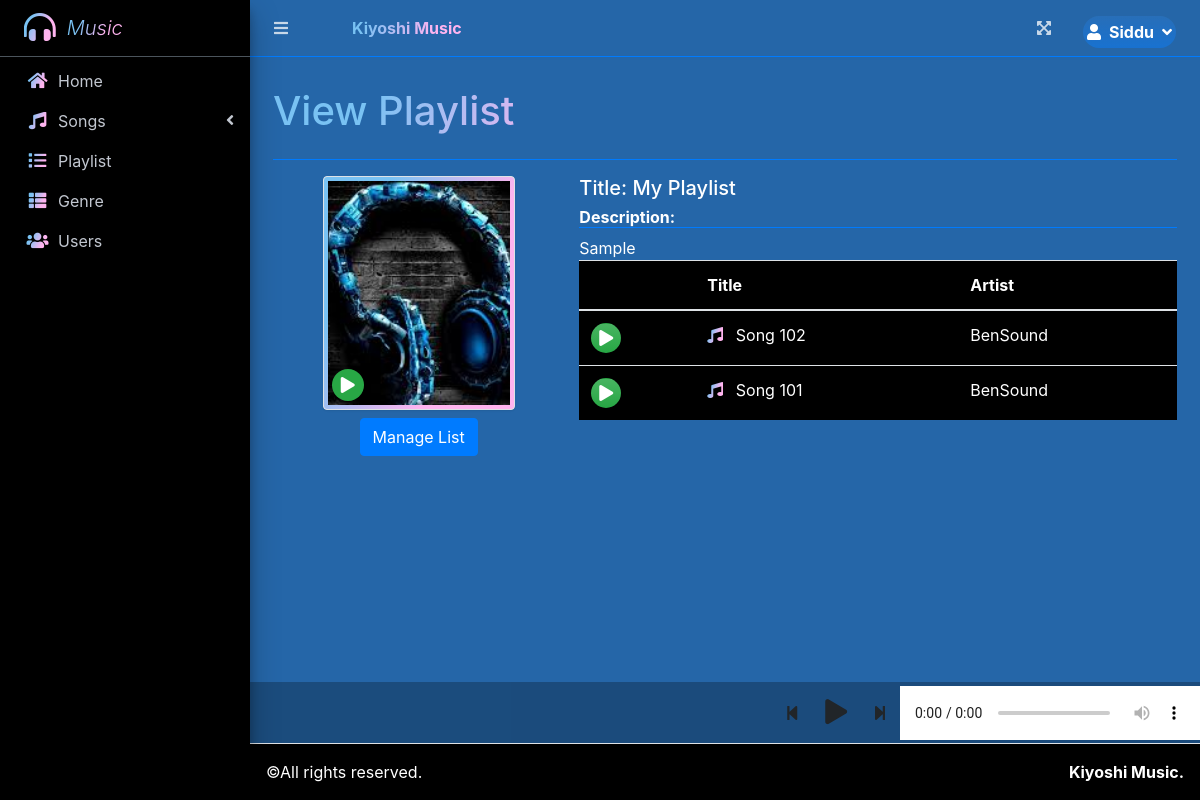
The page /index.php?page=view_playlist&id=3 (signed in) on the database its author committed.
### tables this page shows
CREATE TABLE `playlist_items` (
  `id` int(30) NOT NULL,
  `playlist_id` int(30) NOT NULL,
  `music_id` int(30) NOT NULL,
  `date_created` datetime NOT NULL DEFAULT current_timestamp()
);

CREATE TABLE `uploads` (
  `id` int(30) NOT NULL,
  `user_id` int(30) NOT NULL,
  `genre_id` int(30) NOT NULL,
  `title` text NOT NULL,
  `artist` text NOT NULL,
  `description` text NOT NULL,
  `upath` text NOT NULL,
  `cover_image` text NOT NULL,
  `date_created` int(11) NOT NULL DEFAULT current_timestamp()
);

### view_playlist.php (the view, shortened to what this page needs)
<?php
include 'db_connect.php';
?>
<div class="col-lg-12">
	<div class="row">
		<div class="col-md-4">
			<center>
				<div class="d-flex img-thumbnail bg-gradient-1 position-relative" style="width: 12rem">
					<img src="assets/uploads/<?php echo $cover_image ?>" alt="" style="object-fit: cover;max-width: 100%;height:14rem">
					<span class="position-absolute" style="bottom:.5em;left:.5em"><div class=" bg-green rounded-circle d-flex justify-content-center align-items-center" style="width: 2rem;height: 2rem;cursor: pointer;" onclick="play_playlist()"><i class="fa fa-play"></i></div></span>
				</div>
			</center>
			<div>
			<?php if($_SESSION['login_id'] == $user_id || $_SESSION['login_type'] == 1): ?>
			<center>
			<button class="btn btn-primary mt-2" type="button" id="manage_plist">Manage List</button>
			</center>
			<?php endif; ?>
			</div>
		</div>
		<div class="col-md-8">
			<h5 class="text-white">Title: <?php echo ucwords($ptitle); ?></h5>
			<h6 class="text-white border-bottom border-primary"><b class="text-white">Description:</b></h6>
			<div class="text-white">
				<?php echo html_entity_decode($description) ?>
			</div>
			<table class="table bg-black">
			<thead>
				<tr>
					<th></th>
					<th>Title</th>
					<th>Artist</th>
				</tr>
			</thead>
			<tbody>
				<?php
				$i = 0;
					$items = $conn->query("SELECT p.*,m.title,m.artist,m.upath FROM playlist_items p inner join uploads m on m.id = p.music_id where p.playlist_id =$id ");
					while($row= $items->fetch_assoc()):
				?>
					<tr class="pitem" data-queue="<?php echo $i ?>" data-id="<?php echo $row['music_id'] ?>" data-upath="<?php echo $row['upath'] ?>">
						<td>
							<span class="btn bg-gradient-success rounded-circle d-flex justify-content-center align-items-center" style="width:30px;height:30px;z-index:2" onclick="play_playlist(<?php echo $i ?>)">
								<div class="fa fa-play text-white"></div>
							</span>
						</td>
						<td>
							<i class='fa fa-music text-gradient-primary mr-2'></i>
							<?php echo ucwords($row['title']) ?>
						</td>
						<td>
							<?php echo ucwords($row['artist']) ?>
						</td>
					</tr>
				<?php
					$i++;
					endwhile;
				 ?>
			</tbody>
			</table>
		</div>
	</div>
</div>

### rows shown on the page
playlist_items: uploads.title "Song 102", uploads.artist "BenSound"
playlist_items: uploads.title "Song 101", uploads.artist "BenSound"

### other values the page prints
$_SESSION['login_firstname'] "Siddu"
$title "View Playlist"
$ptitle "My Playlist"
html_entity_decode($description) "Sample"
